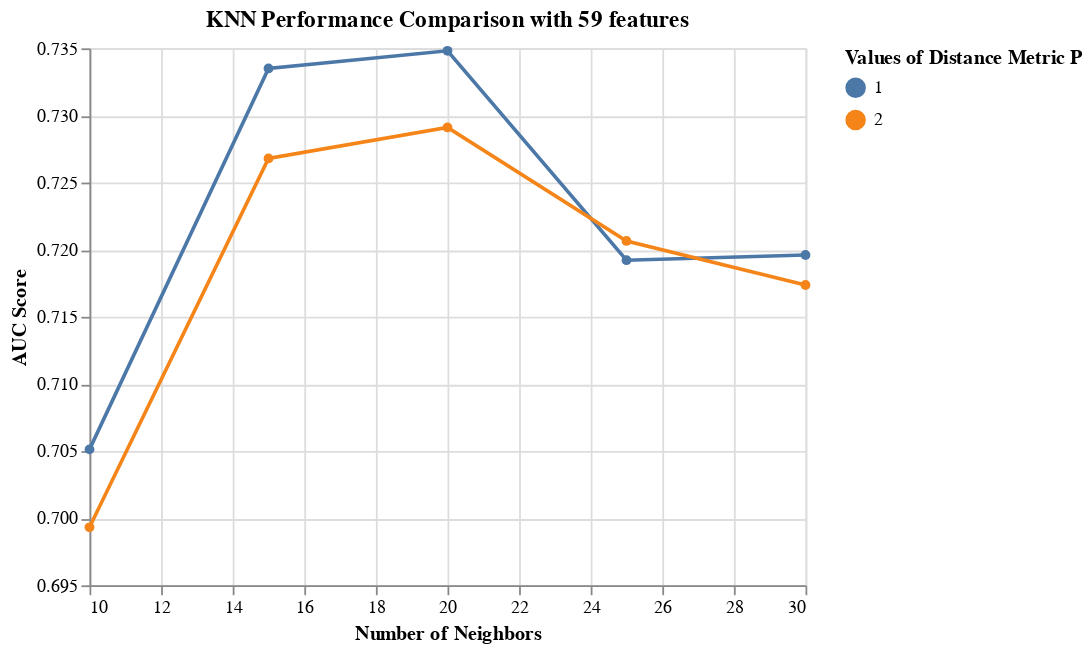

This figure's notebook cell:
### Markdown cell above
- A minimal difference of 0.001 can be observed in the `mean_score` between 1st optimal and 2nd optimal models of KNN hyperparameter values.

- It can also be observed that most of the top 5 mean scores are generated when calculating scores with all the descriptive features i.e all the 59 features taken into consideration.

- Hence, we have plotted a graph for results of a Grid Search corresponding to all the 59 features that got selected.

### Code cell
results_KNN_59_Features = results_KNN[results_KNN['rfi_fs__n_features_'] == 59.0]

alt.Chart(results_KNN_59_Features, 
          title='KNN Performance Comparison with 59 features'
         ).mark_line(point=True).encode(
    alt.X('knn__n_neighbors', title='Number of Neighbors'),
    alt.Y('mean_score', title='AUC Score', scale=alt.Scale(zero=False)),
    alt.Color('knn__p:N', title='Values of Distance Metric P')
)

### Figure 1 — Vega-Lite specification as saved in the notebook (floating-point values rounded to 4 significant figures)
{"config": {"view": {"continuousWidth": 400, "continuousHeight": 300}}, "data": {"name": "data-010640ade6cbf7376e2027a5f1f56039"}, "mark": {"type": "line", "point": true}, "encoding": {"color": {"type": "nominal", "field": "knn__p", "title": "Values of Distance Metric P"}, "x": {"type": "quantitative", "field": "knn__n_neighbors", "title": "Number of Neighbors"}, "y": {"type": "quantitative", "field": "mean_score", "scale": {"zero": false}, "title": "AUC Score"}}, "title": "KNN Performance Comparison with 59 features", "$schema": "https://vega.github.io/schema/vega-lite/v4.8.1.json", "datasets": {"data-010640ade6cbf7376e2027a5f1f56039": [{"mean_score": 0.7348, "std_score": 0.02596, "max_score": 0.7799, "min_score": 0.7088, "knn__n_neighbors": 20.0, "knn__p": 1.0, "rfi_fs__n_features_": 59.0}, {"mean_score": 0.7335, "std_score": 0.01845, "max_score": 0.7669, "min_score": 0.7155, "knn__n_neighbors": 15.0, "knn__p": 1.0, "rfi_fs__n_features_": 59.0}, {"mean_score": 0.7291, "std_score": 0.02901, "max_score": 0.777, "min_score": 0.6904, "knn__n_neighbors": 20.0, "knn__p": 2.0, "rfi_fs__n_features_": 59.0}, {"mean_score": 0.7268, "std_score": 0.02159, "max_score": 0.7642, "min_score": 0.7057, "knn__n_neighbors": 15.0, "knn__p": 2.0, "rfi_fs__n_features_": 59.0}, {"mean_score": 0.7207, "std_score": 0.03124, "max_score": 0.7753, "min_score": 0.6871, "knn__n_neighbors": 25.0, "knn__p": 2.0, "rfi_fs__n_features_": 59.0}, {"mean_score": 0.7196, "std_score": 0.03354, "max_score": 0.7771, "min_score": 0.6793, "knn__n_neighbors": 30.0, "knn__p": 1.0, "rfi_fs__n_features_": 59.0}, {"mean_score": 0.7192, "std_score": 0.02823, "max_score": 0.767, "min_score": 0.6849, "knn__n_neighbors": 25.0, "knn__p": 1.0, "rfi_fs__n_features_": 59.0}, {"mean_score": 0.7174, "std_score": 0.02985, "max_score": 0.7685, "min_score": 0.6863, "knn__n_neighbors": 30.0, "knn__p": 2.0, "rfi_fs__n_features_": 59.0}, {"mean_score": 0.7051, "std_score": 0.02721, "max_score": 0.742, "min_score": 0.672, "knn__n_neighbors": 10.0, "knn__p": 1.0, "rfi_fs__n_features_": 59.0}, {"mean_score": 0.6993, "std_score": 0.02189, "max_score": 0.7323, "min_score": 0.6764, "knn__n_neighbors": 10.0, "knn__p": 2.0, "rfi_fs__n_features_": 59.0}]}}
